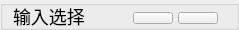
                  <widget class="QGroupBox" name="groupBox_3">
                   <property name="minimumSize">
                    <size>
                     <width>0</width>
                     <height>30</height>
                    </size>
                   </property>
                   <property name="maximumSize">
                    <size>
                     <width>16777215</width>
                     <height>30</height>
                    </size>
                   </property>
                   <property name="styleSheet">
                    <string notr="true">#groupBox_3{
border:none;
}</string>
                   </property>
                   <property name="title">
                    <string/>
                   </property>
                   <layout class="QHBoxLayout" name="horizontalLayout_9">
                    <property name="spacing">
                     <number>0</number>
                    </property>
                    <property name="leftMargin">
                     <number>10</number>
                    </property>
                    <property name="topMargin">
                     <number>0</number>
                    </property>
                    <property name="rightMargin">
                     <number>10</number>
                    </property>
                    <property name="bottomMargin">
                     <number>0</number>
                    </property>
                    <item>
                     <widget class="QLabel" name="label_7">
                      <property name="maximumSize">
                       <size>
                        <width>16777215</width>
                        <height>16777215</height>
                       </size>
                      </property>
                      <property name="styleSheet">
                       <string notr="true">font-size:18px;</string>
                      </property>
                      <property name="text">
                       <string>输入选择</string>
                      </property>
                     </widget>
                    </item>
                    <item>
                     <spacer name="horizontalSpacer_3">
                      <property name="orientation">
                       <enum>Qt::Horizontal</enum>
                      </property>
                      <property name="sizeHint" stdset="0">
                       <size>
                        <width>40</width>
                        <height>20</height>
                       </size>
                      </property>
                     </spacer>
                    </item>
                    <item>
                     <widget class="QGroupBox" name="groupBox_input">
                      <property name="styleSheet">
                       <string notr="true">#groupBox_input{
border:none;
}</string>
                      </property>
                      <property name="title">
                       <string/>
                      </property>
                      <layout class="QHBoxLayout" name="horizontalLayout_8">
                       <property name="spacing">
                        <number>5</number>
                       </property>
                       <property name="leftMargin">
                        <number>5</number>
                       </property>
                       <property name="topMargin">
                        <number>0</number>
                       </property>
                       <property name="rightMargin">
                        <number>5</number>
                       </property>
                       <property name="bottomMargin">
                        <number>0</number>
                       </property>
                       <item>
                        <widget class="QPushButton" name="fileButton">
                         <property name="text">
                          <string/>
                         </property>
                         <property name="icon">
                          <iconset resource="../UIqrc.qrc">
                           <normaloff>:/images/icon/打开.png</normaloff>:/images/icon/打开.png</iconset>
                         </property>
                        </widget>
                       </item>
                       <item>
                        <widget class="QPushButton" name="cameraButton">
                         <property name="text">
                          <string/>
                         </property>
                         <property name="icon">
                          <iconset resource="../UIqrc.qrc">
                           <normaloff>:/images/icon/摄像头开.png</normaloff>
                           <activeon>:/images/icon/摄像头关.png</activeon>
                           <selectedon>:/images/icon/摄像头关.png</selectedon>:/images/icon/摄像头开.png</iconset>
                         </property>
                         <property name="checkable">
                          <bool>true</bool>
                         </property>
                        </widget>
                       </item>
                      </layout>
                     </widget>
                    </item>
                   </layout>
                  </widget>
